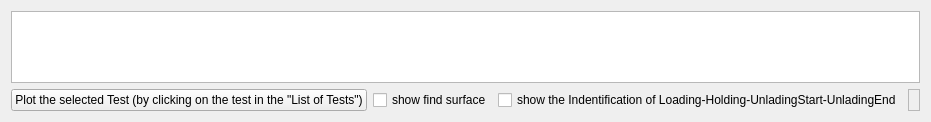
                <widget class="QWidget" name="tab_5">
                 <attribute name="title">
                  <string>inclusive of frame compliance</string>
                 </attribute>
                 <layout class="QGridLayout" name="gridLayout_6">
                  <item row="1" column="0" colspan="6">
                   <widget class="QGraphicsView" name="graphicsView_load_depth_tab_inclusive_frame_stiffness_tabTAF">
                    <property name="sizePolicy">
                     <sizepolicy hsizetype="Expanding" vsizetype="Preferred">
                      <horstretch>0</horstretch>
                      <verstretch>0</verstretch>
                     </sizepolicy>
                    </property>
                    <property name="minimumSize">
                     <size>
                      <width>0</width>
                      <height>0</height>
                     </size>
                    </property>
                    <property name="maximumSize">
                     <size>
                      <width>16777215</width>
                      <height>16777215</height>
                     </size>
                    </property>
                    <property name="sizeIncrement">
                     <size>
                      <width>0</width>
                      <height>0</height>
                     </size>
                    </property>
                    <property name="baseSize">
                     <size>
                      <width>0</width>
                      <height>0</height>
                     </size>
                    </property>
                    <property name="sizeAdjustPolicy">
                     <enum>QAbstractScrollArea::AdjustToContents</enum>
                    </property>
                   </widget>
                  </item>
                  <item row="2" column="1">
                   <widget class="QCheckBox" name="checkBox_showFindSurface_tab_inclusive_frame_stiffness_tabTAF">
                    <property name="text">
                     <string>show find surface</string>
                    </property>
                   </widget>
                  </item>
                  <item row="2" column="0">
                   <widget class="QPushButton" name="pushButton_plot_chosen_test_tab_inclusive_frame_stiffness">
                    <property name="sizePolicy">
                     <sizepolicy hsizetype="Maximum" vsizetype="Maximum">
                      <horstretch>0</horstretch>
                      <verstretch>0</verstretch>
                     </sizepolicy>
                    </property>
                    <property name="text">
                     <string>Plot the selected Test (by clicking on the test in the &quot;List of Tests&quot;)</string>
                    </property>
                   </widget>
                  </item>
                  <item row="2" column="2">
                   <widget class="QCheckBox" name="checkBox_iLHU_inclusive_frame_stiffness_tabTAF">
                    <property name="text">
                     <string>show the Indentification of Loading-Holding-UnladingStart-UnladingEnd</string>
                    </property>
                   </widget>
                  </item>
                  <item row="2" column="3" colspan="3">
                   <widget class="QFrame" name="frame_13">
                    <property name="sizePolicy">
                     <sizepolicy hsizetype="Expanding" vsizetype="Preferred">
                      <horstretch>0</horstretch>
                      <verstretch>0</verstretch>
                     </sizepolicy>
                    </property>
                    <property name="frameShape">
                     <enum>QFrame::StyledPanel</enum>
                    </property>
                    <property name="frameShadow">
                     <enum>QFrame::Raised</enum>
                    </property>
                   </widget>
                  </item>
                 </layout>
                </widget>
